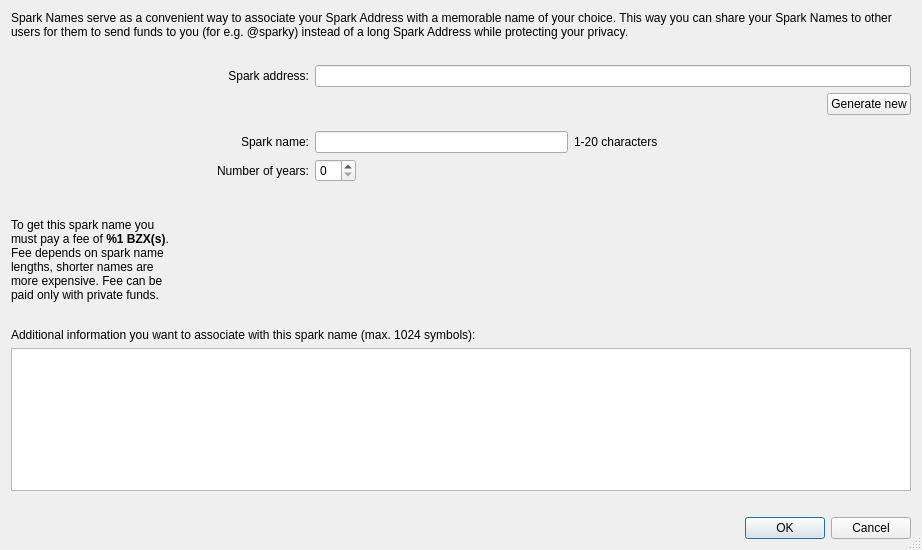
<?xml version="1.0" encoding="UTF-8"?>
<ui version="4.0">
 <class>CreateSparkNamePage</class>
 <widget class="QDialog" name="CreateSparkNamePage">
  <property name="windowModality">
   <enum>Qt::WindowModal</enum>
  </property>
  <property name="geometry">
   <rect>
    <x>0</x>
    <y>0</y>
    <width>922</width>
    <height>550</height>
   </rect>
  </property>
  <property name="sizePolicy">
   <sizepolicy hsizetype="Minimum" vsizetype="Minimum">
    <horstretch>1</horstretch>
    <verstretch>1</verstretch>
   </sizepolicy>
  </property>
  <property name="minimumSize">
   <size>
    <width>906</width>
    <height>550</height>
   </size>
  </property>
  <property name="baseSize">
   <size>
    <width>906</width>
    <height>550</height>
   </size>
  </property>
  <property name="windowTitle">
   <string>Create spark name</string>
  </property>
  <property name="sizeGripEnabled">
   <bool>true</bool>
  </property>
  <property name="modal">
   <bool>true</bool>
  </property>
  <layout class="QVBoxLayout" name="verticalLayout_2">
   <item>
    <layout class="QVBoxLayout" name="verticalLayout" stretch="0,0,0,0,0,0,0,1,0">
     <property name="sizeConstraint">
      <enum>QLayout::SetDefaultConstraint</enum>
     </property>
     <item>
      <layout class="QHBoxLayout" name="horizontalLayout_12">
       <property name="bottomMargin">
        <number>20</number>
       </property>
       <item>
        <widget class="QLabel" name="label">
         <property name="sizePolicy">
          <sizepolicy hsizetype="Preferred" vsizetype="Expanding">
           <horstretch>0</horstretch>
           <verstretch>0</verstretch>
          </sizepolicy>
         </property>
         <property name="text">
          <string>Spark Names serve as a convenient way to associate your Spark Address with a memorable name of your choice. This way you can share your Spark Names to other users for them to send funds to you (for e.g. @sparky) instead of a long Spark Address while protecting your privacy.</string>
         </property>
         <property name="wordWrap">
          <bool>true</bool>
         </property>
        </widget>
       </item>
      </layout>
     </item>
     <item>
      <layout class="QHBoxLayout" name="horizontalLayout_5" stretch="1,2">
       <item>
        <layout class="QHBoxLayout" name="horizontalLayout" stretch="0,0">
         <property name="sizeConstraint">
          <enum>QLayout::SetDefaultConstraint</enum>
         </property>
         <item>
          <spacer name="horizontalSpacer">
           <property name="orientation">
            <enum>Qt::Horizontal</enum>
           </property>
           <property name="sizeHint" stdset="0">
            <size>
             <width>40</width>
             <height>20</height>
            </size>
           </property>
          </spacer>
         </item>
         <item>
          <widget class="QLabel" name="label_6">
           <property name="text">
            <string>Spark address:</string>
           </property>
           <property name="alignment">
            <set>Qt::AlignRight|Qt::AlignTrailing|Qt::AlignVCenter</set>
           </property>
          </widget>
         </item>
        </layout>
       </item>
       <item>
        <widget class="QLineEdit" name="sparkAddressEdit"/>
       </item>
      </layout>
     </item>
     <item>
      <layout class="QHBoxLayout" name="horizontalLayout_6">
       <property name="bottomMargin">
        <number>10</number>
       </property>
       <item>
        <spacer name="horizontalSpacer_2">
         <property name="orientation">
          <enum>Qt::Horizontal</enum>
         </property>
         <property name="sizeHint" stdset="0">
          <size>
           <width>40</width>
           <height>20</height>
          </size>
         </property>
        </spacer>
       </item>
       <item>
        <widget class="QPushButton" name="generateButton">
         <property name="text">
          <string>Generate new</string>
         </property>
        </widget>
       </item>
      </layout>
     </item>
     <item>
      <layout class="QHBoxLayout" name="horizontalLayout_7" stretch="1,2">
       <item>
        <layout class="QHBoxLayout" name="horizontalLayout_2">
         <property name="sizeConstraint">
          <enum>QLayout::SetFixedSize</enum>
         </property>
         <item>
          <spacer name="horizontalSpacer_3">
           <property name="orientation">
            <enum>Qt::Horizontal</enum>
           </property>
           <property name="sizeHint" stdset="0">
            <size>
             <width>40</width>
             <height>20</height>
            </size>
           </property>
          </spacer>
         </item>
         <item>
          <widget class="QLabel" name="label_2">
           <property name="text">
            <string>Spark name:</string>
           </property>
           <property name="alignment">
            <set>Qt::AlignRight|Qt::AlignTrailing|Qt::AlignVCenter</set>
           </property>
          </widget>
         </item>
        </layout>
       </item>
       <item>
        <layout class="QHBoxLayout" name="horizontalLayout_3">
         <item>
          <widget class="QLineEdit" name="sparkNameEdit"/>
         </item>
         <item>
          <widget class="QLabel" name="label_3">
           <property name="text">
            <string>1-20 characters</string>
           </property>
          </widget>
         </item>
         <item>
          <spacer name="horizontalSpacer_4">
           <property name="orientation">
            <enum>Qt::Horizontal</enum>
           </property>
           <property name="sizeHint" stdset="0">
            <size>
             <width>40</width>
             <height>20</height>
            </size>
           </property>
          </spacer>
         </item>
        </layout>
       </item>
      </layout>
     </item>
     <item>
      <layout class="QHBoxLayout" name="horizontalLayout_8" stretch="1,2">
       <property name="bottomMargin">
        <number>30</number>
       </property>
       <item>
        <layout class="QHBoxLayout" name="horizontalLayout_9">
         <item>
          <spacer name="horizontalSpacer_5">
           <property name="orientation">
            <enum>Qt::Horizontal</enum>
           </property>
           <property name="sizeHint" stdset="0">
            <size>
             <width>40</width>
             <height>20</height>
            </size>
           </property>
          </spacer>
         </item>
         <item>
          <widget class="QLabel" name="label_5">
           <property name="text">
            <string>Number of years:</string>
           </property>
           <property name="alignment">
            <set>Qt::AlignRight|Qt::AlignTrailing|Qt::AlignVCenter</set>
           </property>
          </widget>
         </item>
        </layout>
       </item>
       <item>
        <layout class="QHBoxLayout" name="horizontalLayout_10">
         <item>
          <widget class="QSpinBox" name="numberOfYearsEdit"/>
         </item>
         <item>
          <spacer name="horizontalSpacer_6">
           <property name="orientation">
            <enum>Qt::Horizontal</enum>
           </property>
           <property name="sizeHint" stdset="0">
            <size>
             <width>40</width>
             <height>20</height>
            </size>
           </property>
          </spacer>
         </item>
        </layout>
       </item>
      </layout>
     </item>
     <item>
      <layout class="QHBoxLayout" name="horizontalLayout_11">
       <property name="bottomMargin">
        <number>20</number>
       </property>
       <item>
        <widget class="QLabel" name="feeTextLabel">
         <property name="text">
          <string>&lt;html&gt;&lt;head/&gt;&lt;body&gt;&lt;p&gt;To get this spark name you must pay a fee of &lt;span style=&quot; font-weight:600;&quot;&gt;%1 BZX(s)&lt;/span&gt;. Fee depends on spark name lengths, shorter names are more expensive. Fee can be paid only with private funds.&lt;/p&gt;&lt;/body&gt;&lt;/html&gt;</string>
         </property>
         <property name="wordWrap">
          <bool>true</bool>
         </property>
        </widget>
       </item>
       <item>
        <layout class="QHBoxLayout" name="horizontalLayout_warning">
        <item>
        <spacer name="horizontalSpacer_warn">
            <property name="orientation">
            <enum>Qt::Horizontal</enum>
            </property>
            <property name="sizeHint" stdset="0">
            <size>
            <width>40</width>
            <height>20</height>
            </size>
            </property>
        </spacer>
        </item>
        <item>
            <widget class="QLabel" name="balanceWarningLabel">
            <property name="text">
            <string/>
            </property>
            <property name="visible">
            <bool>false</bool>
            </property>
            <property name="styleSheet">
            <string notr="true">color: orange; font-weight: bold;</string>
            </property>
            <property name="wordWrap">
            <bool>true</bool>
            </property>
            </widget>
        </item>
        </layout>
        </item>
      </layout>
     </item>
     <item>
      <layout class="QHBoxLayout" name="horizontalLayout_13">
       <item>
        <widget class="QLabel" name="label_7">
         <property name="text">
          <string>Additional information you want to associate with this spark name (max. 1024 symbols):</string>
         </property>
        </widget>
       </item>
      </layout>
     </item>
     <item>
      <layout class="QHBoxLayout" name="horizontalLayout_14">
       <property name="bottomMargin">
        <number>20</number>
       </property>
       <item>
        <widget class="QTextEdit" name="additionalInfoEdit">
         <property name="minimumSize">
          <size>
           <width>0</width>
           <height>50</height>
          </size>
         </property>
         <property name="maximumSize">
          <size>
           <width>16777215</width>
           <height>16777215</height>
          </size>
         </property>
        </widget>
       </item>
      </layout>
     </item>
     <item>
      <widget class="QDialogButtonBox" name="buttonBox">
       <property name="orientation">
        <enum>Qt::Horizontal</enum>
       </property>
       <property name="standardButtons">
        <set>QDialogButtonBox::Cancel|QDialogButtonBox::Ok</set>
       </property>
      </widget>
     </item>
    </layout>
   </item>
  </layout>
 </widget>
 <resources/>
 <connections>
  <connection>
   <sender>buttonBox</sender>
   <signal>accepted()</signal>
   <receiver>CreateSparkNamePage</receiver>
   <slot>accept()</slot>
   <hints>
    <hint type="sourcelabel">
     <x>248</x>
     <y>254</y>
    </hint>
    <hint type="destinationlabel">
     <x>157</x>
     <y>274</y>
    </hint>
   </hints>
  </connection>
  <connection>
   <sender>buttonBox</sender>
   <signal>rejected()</signal>
   <receiver>CreateSparkNamePage</receiver>
   <slot>reject()</slot>
   <hints>
    <hint type="sourcelabel">
     <x>316</x>
     <y>260</y>
    </hint>
    <hint type="destinationlabel">
     <x>286</x>
     <y>274</y>
    </hint>
   </hints>
  </connection>
 </connections>
</ui>
